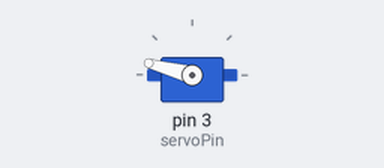
Bench run of a sketch on a simulated Arduino Uno, built with avr-gcc and run on an emulated ATmega328P. Parts: servo.

Above: at 0.05 s.
At 1.0 s:
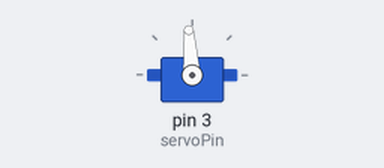
At 1.95 s:
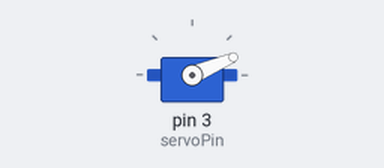
At 3.9 s:
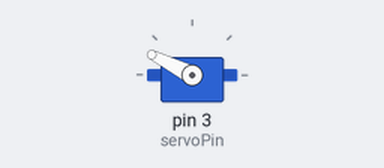
Timing chart, 0 to 5.2 s (numbered marks = the images above):
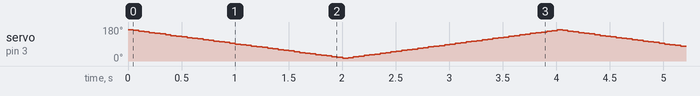

The sketch:

t01.ino
```cpp
#include <Servo.h>

#define servoPin 3

Servo myServo;
int deg=0;
void setup() {
  Serial.begin(9600);
  myServo.attach(servoPin);
}

void loop() {

  for (deg=0;deg<40;deg++){
    float value = map(deg,0, 40, 165,15);
      myServo.write(value);
      delay(50);
  }
    for (deg=0;deg<40;deg++){
    float value = map(deg,0, 40, 15,165);
      myServo.write(value);
      delay(50);
  }
}
```
